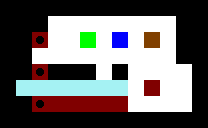

Tiled map render using the project's own tile images. Description and the whole map definition, tile-layer contents included, below:
An orthogonal 13x8 tile map with 16x16 px tiles, 3 tile layers (Layer1, Layer2, Layer3).

<map version="1.0" orientation="orthogonal" renderorder="right-down" width="13" height="8" tilewidth="16" tileheight="16" nextobjectid="1">
 <tileset firstgid="1" source="Tiles.tsx" />
 <layer name="Layer1" width="13" height="8">
  <data encoding="csv">
1,1,1,1,1,1,1,1,1,1,1,1,1,
1,1,1,5,5,5,5,5,5,5,5,1,1,
1,1,5,5,5,5,5,5,5,5,5,1,1,
1,1,5,5,5,5,5,5,5,5,5,1,1,
1,1,5,1,1,1,5,1,5,5,5,5,1,
1,13,13,13,13,13,13,13,5,5,5,5,1,
1,1,13,13,13,13,13,13,5,5,5,5,1,
1,1,1,1,1,1,1,1,1,1,1,1,1
</data>
 </layer>
 <layer name="Layer2" width="13" height="8">
  <data encoding="csv">
0,0,0,0,0,0,0,0,0,0,0,0,0,
0,0,0,0,0,0,0,0,0,0,0,0,0,
0,0,7,0,0,4,0,14,0,9,0,0,0,
0,0,0,0,0,0,0,0,0,0,0,0,0,
0,0,7,0,0,0,0,0,0,0,0,0,0,
0,0,0,0,0,0,0,0,0,3,0,0,0,
0,0,7,3,3,3,3,3,0,0,0,0,0,
0,0,0,0,0,0,0,0,0,0,0,0,0
</data>
 </layer>
 <layer name="Layer3" width="13" height="8">
  <data encoding="csv">
0,0,0,0,0,0,0,0,0,0,0,0,0,
0,0,0,0,0,0,0,0,0,0,0,0,0,
0,0,0,0,0,0,0,0,0,0,0,0,0,
0,0,0,0,0,0,0,0,0,0,0,0,0,
0,0,0,0,0,0,0,0,0,0,0,0,0,
0,0,0,0,0,0,0,0,0,0,0,0,0,
0,0,0,0,0,0,0,0,0,0,0,0,0,
0,0,0,0,0,0,0,0,0,0,0,0,0
</data>
 </layer>
</map>
